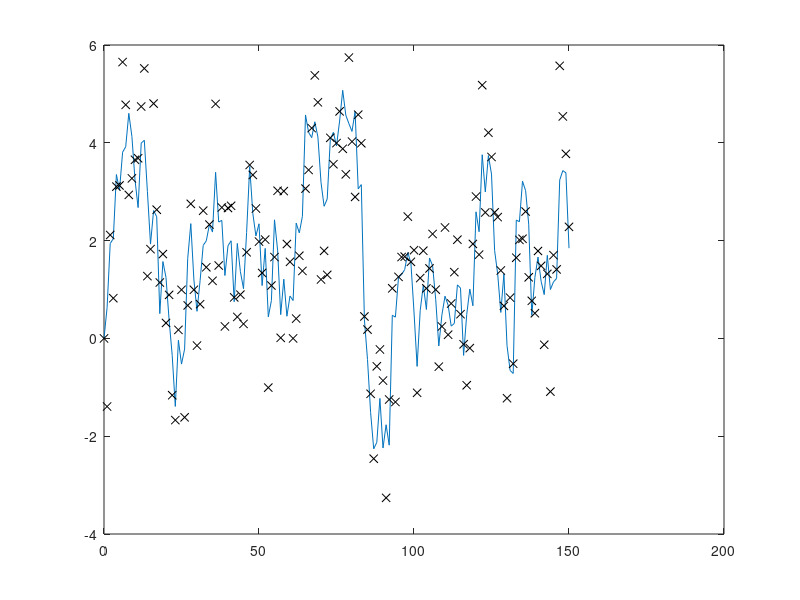

This figure's MATLAB source: (Note: this script raises an error after producing the figure.)
% test both ways of computing 
% the likelihood and its gradient

%% AR(1) model

N = 150;
A = 1;
Q = 1^2;
R = Q;
H = 1;

K = 0:N;
m0 = 0;
P0 = 1;
%% Simulate

xs = zeros(1,N+1);
ys = zeros(1,N+1);

% simulate
x0 = m0;
x = x0;
xs(:,1) = x0;
ys(:,1) = H*x0;

for k=2:N+1
	x = A*x+sqrt(Q)*randn;
  xs(:,k) = x;
	ys(:,k) = x+sqrt(R)*randn;
end


figure(1); clf;
plot(K,xs,K,ys,'kx');



% compute likelihood for A on grid


NN = 150;
alpha = 0.5;
as = linspace((1-alpha)*A,(1+alpha)*A,NN); % for q1
lhs = zeros(1,NN); glhs = lhs; glbs = lhs;
y = ys;
xDim = size(A,1);
MM = zeros(xDim,N+1); MM(:,1) = m0;
PP = zeros(xDim,xDim,N+1); PP(:,:,1) = P0;
MM_ = zeros(xDim,N+1);
PP_ = zeros(xDim,xDim,N+1);
m = m0; P = P0;
for j=1:NN
  lh = 0;
  for k=1:(N+1)

      [m_,P_] = kf_predict(m,P,as(j),Q);
      MM_(:,k) = m_;
      PP_(:,:,k) = P_;

      if k==N+1; break; end; 

      [m,P,~,my,Sy] = kf_update(m_,P_,y(:,k+1),H,R);


      MM(:,k+1) = m;
      PP(:,:,k+1) = P;
      lh = lh + likelihood(y(:,k+1)-my,Sy);

  end
  lhs(j) = lh;
end

figure(2); clf;
plot(as,lhs); grid on;


%% export plots

textwidth = 426.79134/72.27; % latex textwidth in inches
% plot the true locations and the measurements


plt = struct();kw=struct();
%kw.alpha = 0.2; kw.linewidth = 0.5;
plt.data = {{K xs},{K ys 'kx'},{as lhs}};
plt.w = textwidth*0.5;
plt.A = A;
pyplot('../img/ar1_ex.mat',plt);
